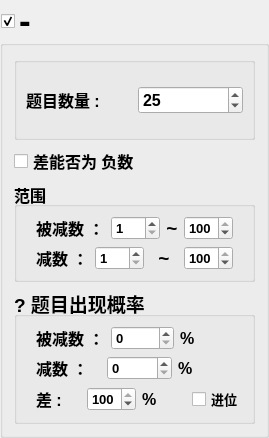
       <widget class="QGroupBox" name="minusGrp">
        <property name="font">
         <font>
          <family>Arial</family>
          <pointsize>26</pointsize>
          <weight>75</weight>
          <bold>true</bold>
         </font>
        </property>
        <property name="title">
         <string>-</string>
        </property>
        <property name="flat">
         <bool>false</bool>
        </property>
        <property name="checkable">
         <bool>true</bool>
        </property>
        <layout class="QVBoxLayout" name="verticalLayout_3" stretch="1,0,3,4">
         <item>
          <widget class="QGroupBox" name="groupBox">
           <property name="title">
            <string/>
           </property>
           <property name="flat">
            <bool>false</bool>
           </property>
           <layout class="QHBoxLayout" name="horizontalLayout_6">
            <item>
             <widget class="QLabel" name="label_9">
              <property name="font">
               <font>
                <family>Arial</family>
                <pointsize>12</pointsize>
                <weight>75</weight>
                <bold>true</bold>
               </font>
              </property>
              <property name="text">
               <string>题目数量 :</string>
              </property>
             </widget>
            </item>
            <item>
             <widget class="QSpinBox" name="minusQuestionCntSpn">
              <property name="font">
               <font>
                <family>Arial</family>
                <pointsize>12</pointsize>
                <weight>75</weight>
                <bold>true</bold>
               </font>
              </property>
              <property name="maximum">
               <number>1000</number>
              </property>
              <property name="value">
               <number>25</number>
              </property>
             </widget>
            </item>
           </layout>
          </widget>
         </item>
         <item>
          <widget class="QCheckBox" name="minusNegativeChk">
           <property name="font">
            <font>
             <family>Arial</family>
             <pointsize>12</pointsize>
             <weight>75</weight>
             <bold>true</bold>
            </font>
           </property>
           <property name="text">
            <string>差能否为 负数</string>
           </property>
          </widget>
         </item>
         <item>
          <widget class="QGroupBox" name="range_2">
           <property name="font">
            <font>
             <family>Arial</family>
             <pointsize>12</pointsize>
             <weight>75</weight>
             <bold>true</bold>
            </font>
           </property>
           <property name="title">
            <string>范围</string>
           </property>
           <layout class="QVBoxLayout" name="verticalLayout_8">
            <item>
             <layout class="QHBoxLayout" name="horizontalLayout_14">
              <property name="leftMargin">
               <number>10</number>
              </property>
              <property name="rightMargin">
               <number>10</number>
              </property>
              <item>
               <widget class="QLabel" name="label_10">
                <property name="font">
                 <font>
                  <family>Arial</family>
                  <pointsize>12</pointsize>
                  <weight>75</weight>
                  <bold>true</bold>
                 </font>
                </property>
                <property name="text">
                 <string>被减数 ：</string>
                </property>
               </widget>
              </item>
              <item>
               <widget class="QSpinBox" name="minus1minSpn">
                <property name="font">
                 <font>
                  <family>Arial</family>
                  <pointsize>10</pointsize>
                  <weight>75</weight>
                  <bold>true</bold>
                 </font>
                </property>
                <property name="minimum">
                 <number>1</number>
                </property>
                <property name="maximum">
                 <number>100</number>
                </property>
               </widget>
              </item>
              <item>
               <widget class="QLabel" name="label_11">
                <property name="font">
                 <font>
                  <family>Arial</family>
                  <pointsize>14</pointsize>
                  <weight>75</weight>
                  <bold>true</bold>
                 </font>
                </property>
                <property name="text">
                 <string>~</string>
                </property>
                <property name="alignment">
                 <set>Qt::AlignCenter</set>
                </property>
               </widget>
              </item>
              <item>
               <widget class="QSpinBox" name="minus1maxSpn">
                <property name="font">
                 <font>
                  <family>Arial</family>
                  <pointsize>10</pointsize>
                  <weight>75</weight>
                  <bold>true</bold>
                 </font>
                </property>
                <property name="minimum">
                 <number>1</number>
                </property>
                <property name="maximum">
                 <number>100</number>
                </property>
                <property name="value">
                 <number>100</number>
                </property>
               </widget>
              </item>
             </layout>
            </item>
            <item>
             <layout class="QHBoxLayout" name="horizontalLayout_15">
              <property name="leftMargin">
               <number>10</number>
              </property>
              <property name="rightMargin">
               <number>10</number>
              </property>
              <item>
               <widget class="QLabel" name="label_13">
                <property name="font">
                 <font>
                  <family>Arial</family>
                  <pointsize>12</pointsize>
                  <weight>75</weight>
                  <bold>true</bold>
                 </font>
                </property>
                <property name="text">
                 <string>减数 ：</string>
                </property>
               </widget>
              </item>
              <item>
               <widget class="QSpinBox" name="minus2minSpn">
                <property name="font">
                 <font>
                  <family>Arial</family>
                  <pointsize>10</pointsize>
                  <weight>75</weight>
                  <bold>true</bold>
                 </font>
                </property>
                <property name="minimum">
                 <number>1</number>
                </property>
                <property name="maximum">
                 <number>100</number>
                </property>
                <property name="value">
                 <number>1</number>
                </property>
               </widget>
              </item>
              <item>
               <widget class="QLabel" name="label_12">
                <property name="font">
                 <font>
                  <family>Arial</family>
                  <pointsize>14</pointsize>
                  <weight>75</weight>
                  <bold>true</bold>
                 </font>
                </property>
                <property name="text">
                 <string>~</string>
                </property>
                <property name="alignment">
                 <set>Qt::AlignCenter</set>
                </property>
               </widget>
              </item>
              <item>
               <widget class="QSpinBox" name="minus2maxSpn">
                <property name="font">
                 <font>
                  <family>Arial</family>
                  <pointsize>10</pointsize>
                  <weight>75</weight>
                  <bold>true</bold>
                 </font>
                </property>
                <property name="minimum">
                 <number>1</number>
                </property>
                <property name="maximum">
                 <number>100</number>
                </property>
                <property name="value">
                 <number>100</number>
                </property>
               </widget>
              </item>
             </layout>
            </item>
           </layout>
          </widget>
         </item>
         <item>
          <widget class="QGroupBox" name="possibilitiesGrp_2">
           <property name="font">
            <font>
             <family>Arial</family>
             <pointsize>14</pointsize>
             <weight>75</weight>
             <bold>true</bold>
            </font>
           </property>
           <property name="title">
            <string>? 题目出现概率</string>
           </property>
           <layout class="QVBoxLayout" name="verticalLayout_9">
            <item>
             <layout class="QHBoxLayout" name="horizontalLayout_16">
              <property name="leftMargin">
               <number>10</number>
              </property>
              <item>
               <widget class="QLabel" name="label_14">
                <property name="font">
                 <font>
                  <family>Arial</family>
                  <pointsize>12</pointsize>
                  <weight>75</weight>
                  <bold>true</bold>
                 </font>
                </property>
                <property name="text">
                 <string>被减数 ：</string>
                </property>
               </widget>
              </item>
              <item>
               <widget class="QSpinBox" name="minus1rateSpn">
                <property name="font">
                 <font>
                  <family>Arial</family>
                  <pointsize>10</pointsize>
                  <weight>75</weight>
                  <bold>true</bold>
                 </font>
                </property>
                <property name="maximum">
                 <number>100</number>
                </property>
               </widget>
              </item>
              <item>
               <widget class="QLabel" name="label_38">
                <property name="font">
                 <font>
                  <family>Arial</family>
                  <pointsize>12</pointsize>
                  <weight>75</weight>
                  <bold>true</bold>
                 </font>
                </property>
                <property name="text">
                 <string>%</string>
                </property>
               </widget>
              </item>
             </layout>
            </item>
            <item>
             <layout class="QHBoxLayout" name="horizontalLayout_17">
              <property name="leftMargin">
               <number>10</number>
              </property>
              <item>
               <widget class="QLabel" name="label_15">
                <property name="font">
                 <font>
                  <family>Arial</family>
                  <pointsize>12</pointsize>
                  <weight>75</weight>
                  <bold>true</bold>
                 </font>
                </property>
                <property name="text">
                 <string>减数 ：</string>
                </property>
               </widget>
              </item>
              <item>
               <widget class="QSpinBox" name="minus2rateSpn">
                <property name="font">
                 <font>
                  <family>Arial</family>
                  <pointsize>10</pointsize>
                  <weight>75</weight>
                  <bold>true</bold>
                 </font>
                </property>
                <property name="maximum">
                 <number>100</number>
                </property>
               </widget>
              </item>
              <item>
               <widget class="QLabel" name="label_37">
                <property name="font">
                 <font>
                  <family>Arial</family>
                  <pointsize>12</pointsize>
                  <weight>75</weight>
                  <bold>true</bold>
                 </font>
                </property>
                <property name="text">
                 <string>%</string>
                </property>
               </widget>
              </item>
             </layout>
            </item>
            <item>
             <layout class="QHBoxLayout" name="horizontalLayout_18">
              <property name="leftMargin">
               <number>10</number>
              </property>
              <item>
               <widget class="QLabel" name="label_16">
                <property name="font">
                 <font>
                  <family>Arial</family>
                  <pointsize>12</pointsize>
                  <weight>75</weight>
                  <bold>true</bold>
                 </font>
                </property>
                <property name="text">
                 <string>差 : </string>
                </property>
               </widget>
              </item>
              <item>
               <widget class="QSpinBox" name="minus3rateSpn">
                <property name="font">
                 <font>
                  <family>Arial</family>
                  <pointsize>10</pointsize>
                  <weight>75</weight>
                  <bold>true</bold>
                 </font>
                </property>
                <property name="maximum">
                 <number>100</number>
                </property>
                <property name="value">
                 <number>100</number>
                </property>
               </widget>
              </item>
              <item>
               <widget class="QLabel" name="label_36">
                <property name="font">
                 <font>
                  <family>Arial</family>
                  <pointsize>12</pointsize>
                  <weight>75</weight>
                  <bold>true</bold>
                 </font>
                </property>
                <property name="text">
                 <string>%</string>
                </property>
               </widget>
              </item>
              <item>
               <widget class="QCheckBox" name="borrowBitChk">
                <property name="font">
                 <font>
                  <family>Arial</family>
                  <pointsize>10</pointsize>
                  <weight>75</weight>
                  <bold>true</bold>
                 </font>
                </property>
                <property name="text">
                 <string>进位</string>
                </property>
               </widget>
              </item>
             </layout>
            </item>
           </layout>
          </widget>
         </item>
        </layout>
       </widget>
